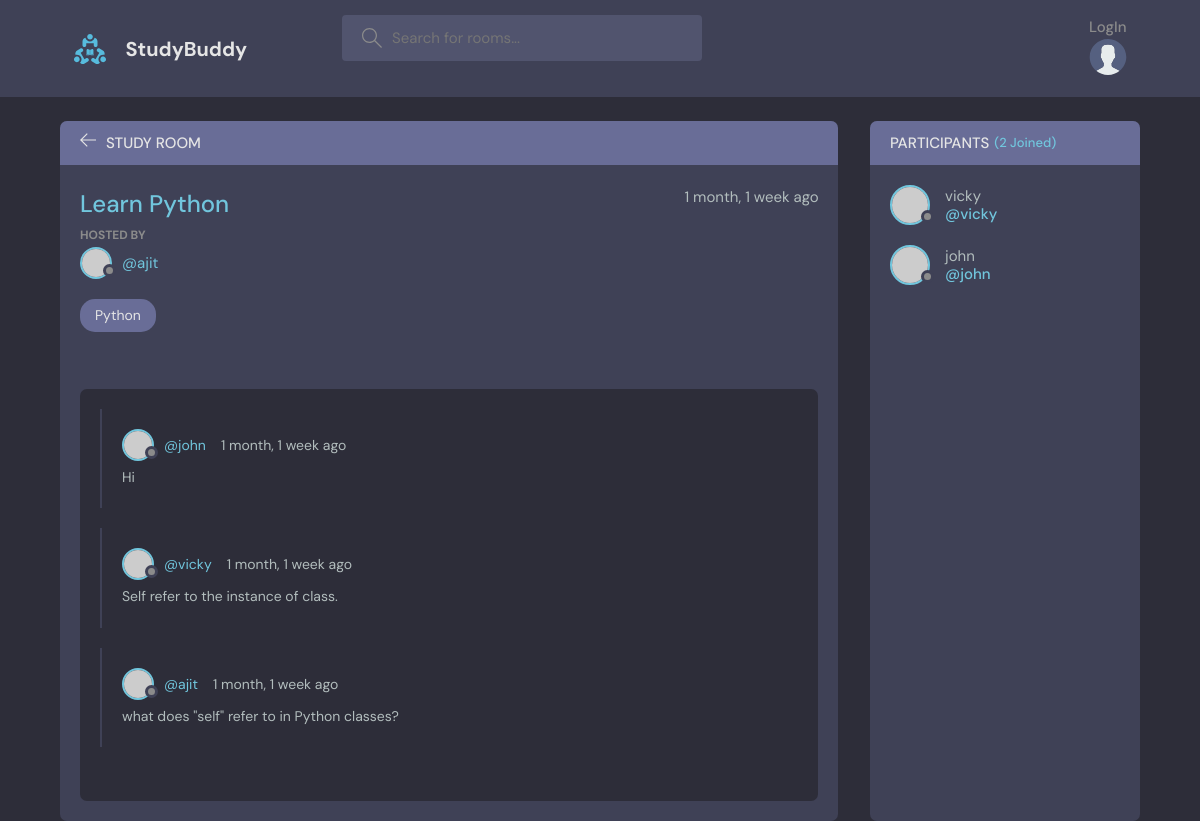
The app's page /room/11/, older data.
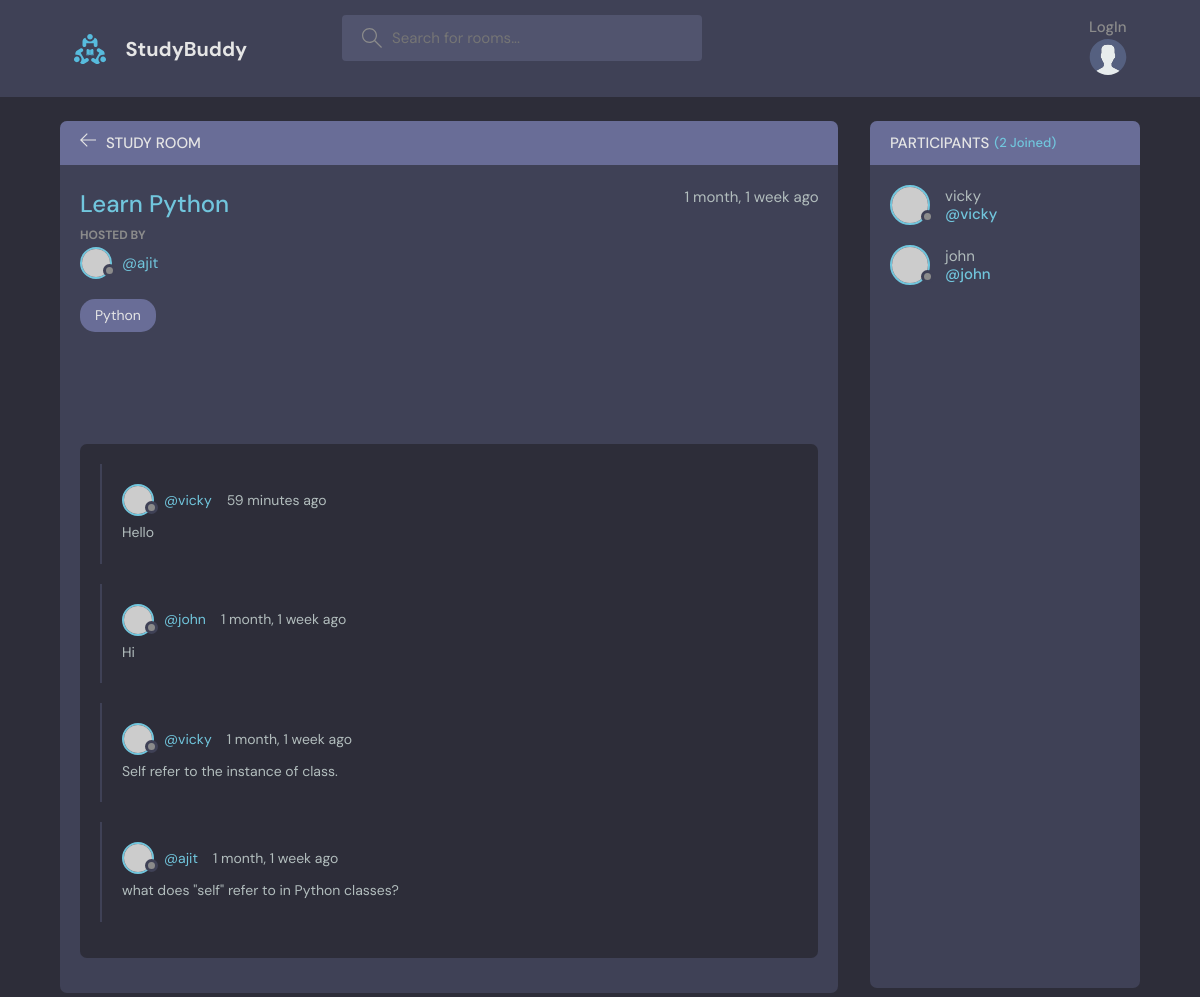
The same page, newer data.
### study/models.py (models this page shows, shortened)
class Message(models.Model):
    user = models.ForeignKey(User, on_delete=models.CASCADE)
    room = models.ForeignKey(Room, on_delete=models.CASCADE)
    body = models.TextField()
    updated = models.DateTimeField(auto_now=True)
    created = models.DateTimeField(auto_now_add=True)
    class Meta:
        ordering = ['-updated','-created']

### study/views.py (the view, shortened to what this page needs)
# urls.py: path('room/<str:pk>/', views.GetRoom.as_view(), name="room"),
class GetRoom(View):
    def get(self,request,pk):
        room = Room.objects.get(id=pk)
        room_messages = room.message_set.all().order_by('-created')
        participants = room.participants.all()
        context = {'room': room, 'room_messages': room_messages, 'participants':participants}
        return render(request, 'study/room.html', context)

### study/models.py (called while the page is built)
    def __str__(self):
        return self.name

### study/templates/study/room.html (shortened to what this page needs)
{% extends 'main.html' %}
{% block content%}
<main class="profile-page layout layout--2">
  <div class="container">
    <div class="room">
      <div class="room__top">
        <div class="room__topLeft">
          <a href="{% url 'home'%}">
            <svg version="1.1" xmlns="http://www.w3.org/2000/svg" width="32" height="32" viewBox="0 0 32 32">
              <title>arrow-left</title>
              <path
                d="M13.723 2.286l-13.723 13.714 13.719 13.714 1.616-1.611-10.96-10.96h27.625v-2.286h-27.625l10.965-10.965-1.616-1.607z">
              </path>
            </svg>
          </a>
          <h3>Study Room</h3>
        </div>
      </div>
      <div class="room__box scroll">
        <div class="room__header scroll">
          <div class="room__info">
            <h3>{{room.name}}</h3>
            <span>{{room.created|timesince}} ago</span>
          </div>
          <div class="room__hosted">
            <p>Hosted By</p>
            <a href="{% url 'user-profile' room.host.id %}" class="room__author">
              <div class="avatar avatar--small">
                <img src="https://randomuser.me/api/portraits/men/37.jpg" />
              </div>
              <span>@{{room.host.username}}</span>
            </a>
          </div>
          <span class="room__topics">{{room.topic}}</span>
        </div>
        <div class="room__conversation">
          <div class="threads scroll">
            {% for message in room_messages%}
            <div class="thread">
              <div class="thread__top">
                <div class="thread__author">
                  <a href="{% url 'user-profile' message.user.id %}" class="thread__authorInfo">
                    <div class="avatar avatar--small">
                      <img src="https://randomuser.me/api/portraits/men/37.jpg" />
                    </div>
                    <span>@{{message.user.username}}</span>
                  </a>
                  <span class="thread__date">{{message.created| timesince}} ago</span>
                </div>
              </div>
              <div class="thread__details">
                {{message.body}}
              </div>
            </div>
            {% endfor %}
          </div>
        </div>
      </div>
    </div>
    <div class="participants">
      <h3 class="participants__top">Participants <span>({{participants.count}} Joined)</span></h3>
      <div class="participants__list scroll">
        {% for user in participants %}
        <a href="{%url 'user-profile' user.id %}" class="participant">
          <div class="avatar avatar--medium">
            <img src="https://randomuser.me/api/portraits/men/37.jpg" />
          </div>
          <p>
            {{user.username}}
            <span>@{{user.username}}</span>
          </p>
        </a>
        {% endfor %}
      </div>
    </div>
  </div>
</main>
{% endblock content%}

Row changes from the older to the newer data that the page shows:
added Message: user.username "vicky", created "59 minutes", body "Hello"
